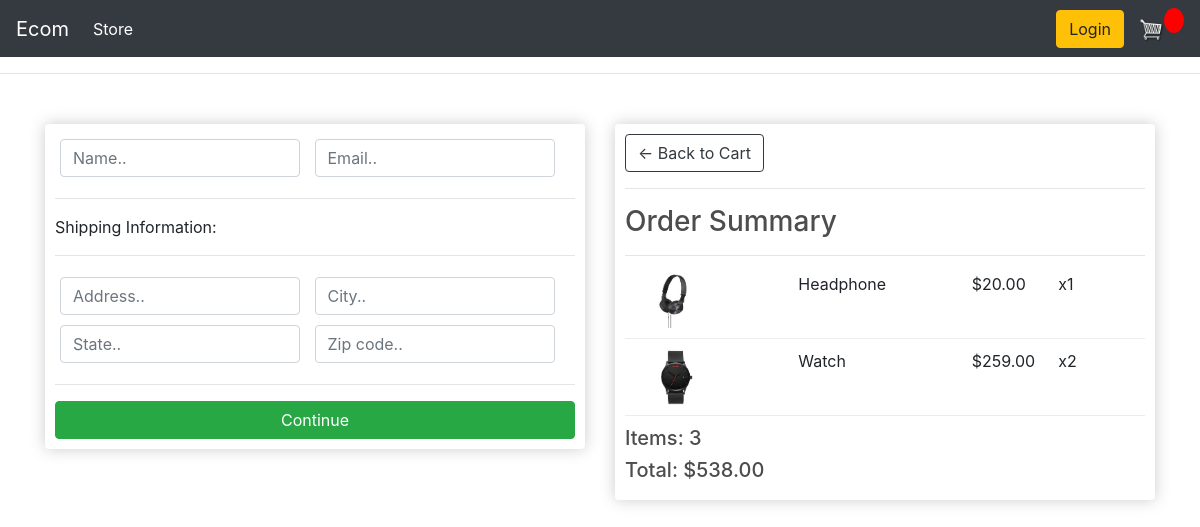
Screenshot of /checkout/ (signed in) with the database file from the repository.
### store/models.py (models this page shows, shortened)
class OrderItem(models.Model):
    product = models.ForeignKey(Product, null=True, on_delete=models.SET_NULL)
    order = models.ForeignKey(Order, on_delete=models.SET_NULL, null=True)
    quantity = models.IntegerField(default= 0, null=True, blank=True)
    date_added = models.DateTimeField(auto_now_add=True)
    @property
    def get_total(self):
        total = self.quantity * self.product.price
        return total

class Product(models.Model):
    name = models.CharField(max_length=200)
    price = models.FloatField()
    digital = models.BooleanField(default=False, null=True, blank=True)
    image = models.ImageField(blank=True, null=True)
    @property
    def imageUrl(self):
        try:
            url = self.image.url
        except:
            url = ''
        return url

class Order(models.Model):
    customer = models.ForeignKey(Customer, on_delete=models.SET_NULL, null=True, blank=True)
    date_ordered = models.DateTimeField(auto_now_add=True)
    completed = models.BooleanField(default=False)
    transaction_id = models.FloatField(max_length=100, null=True)
    @property
    def total_item(self):
        orderitems = self.orderitem_set.all()
        total = sum([item.quantity for item in orderitems])
        return total
    @property
    def total_cost(self):
        orderitems = self.orderitem_set.all()
        total = sum([item.get_total for item in orderitems])
        return total

### store/views.py (the view)
# urls.py: path('checkout/', views.checkout, name='checkout'),
def checkout(request):
    if request.user.is_authenticated:
        customer = request.user.customer
        order, created = Order.objects.get_or_create(customer=customer, completed=False)
        items = order.orderitem_set.all()
    else:
        items = []
        order = {'total_item':0, 'total_cost':0, 'shipping':False}
    context = {
        'items':items,
        'order':order
    }
    return render(request, 'store/checkout.html', context)

### store/templates/store/checkout.html (shortened to what this page needs)
{% extends 'store/main.html' %}
{% load static %}
{% block content %}
     <div class="row">
		<div class="col-lg-6">
			<div class="box-element" id="form-wrapper">
				<form id="form">
					<div id="user-info">
						<div class="form-field">
							<input required class="form-control" type="text" name="name" placeholder="Name..">
						</div>
						<div class="form-field">
							<input required class="form-control" type="email" name="email" placeholder="Email..">
						</div>
					</div>
					<div id="shipping-info">
						<hr>
						<p>Shipping Information:</p>
						<hr>
						<div class="form-field">
							<input class="form-control" type="text" name="address" placeholder="Address..">
						</div>
						<div class="form-field">
							<input class="form-control" type="text" name="city" placeholder="City..">
						</div>
						<div class="form-field">
							<input class="form-control" type="text" name="state" placeholder="State..">
						</div>
						<div class="form-field">
							<input class="form-control" type="text" name="zipcode" placeholder="Zip code..">
						</div>
					</div>
					<hr>
					<input id="form-button" class="btn btn-success btn-block" type="submit" value="Continue">
				</form>
			</div>
			<br>
		</div>
		<div class="col-lg-6">
			<div class="box-element">
				<a  class="btn btn-outline-dark" href="{% url 'cart' %}">&#x2190; Back to Cart</a>
				<hr>
				<h3>Order Summary</h3>
				<hr>
				{% for item in items %}
				<div class="cart-row">
					<div style="flex:2"><img class="row-image" src="{{ item.product.imageUrl }}"></div>
					<div style="flex:2"><p>{{ item.product.name }}</p></div>
					<div style="flex:1"><p>${{ item.product.price|floatformat:2 }}</p></div>
					<div style="flex:1"><p>x{{ item.quantity }}</p></div>
				</div>
				{% endfor %}
				<h5>Items:   {{ order.total_item }}</h5>
				<h5>Total:   ${{ order.total_cost|floatformat:2 }}</h5>
			</div>
		</div>
	</div>
{% endblock content %}

### static/css/main.css (style rules this page uses)
body { background-color: hsl(0, 0%, 98%); }
h1,h2,h3,h4,h5,h6 { color:hsl(0, 0%, 30%); }
.box-element { box-shadow:hsl(0, 0%, 80%) 0 0 16px; background-color: #fff; border-radius: 4px; padding: 10px; }
.col-lg-4, .col-lg-6, .col-lg-8, .col-lg-12 { margin-top: 10px; }
.btn { border-radius: 0; }
.row-image { width: 100px; }
.form-field { width:250px; display: inline-block; padding: 5px; }
.cart-row { display: flex; align-items: flex-stretch; padding-bottom: 10px; margin-bottom: 10px; border-bottom: 1px solid #ececec; }

### rows the page displays
OrderItem: product.imageUrl (picture), product.name "Headphone", product.price "20.00", quantity "1"
OrderItem: product.imageUrl (picture), product.name "Watch", product.price "259.00", quantity "2"
Order: total_item "3", total_cost "538.00"
